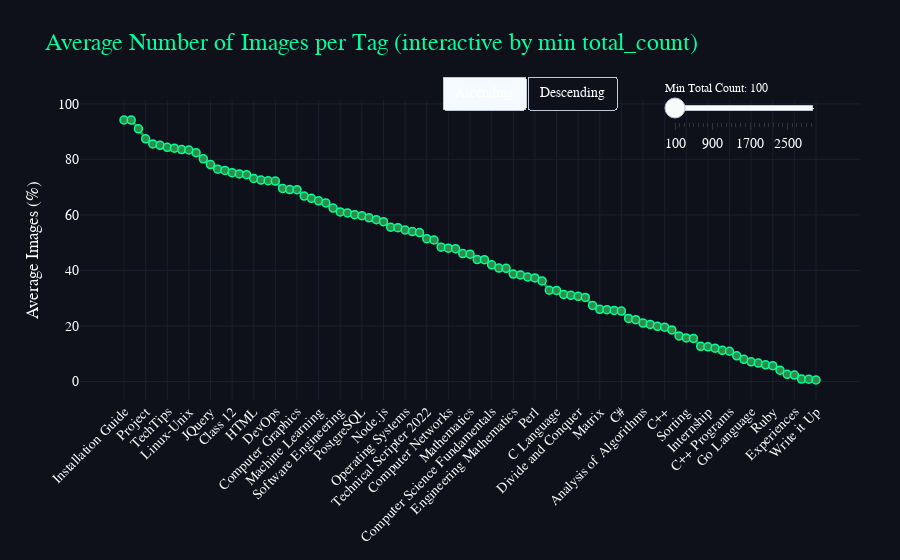

Here is the notebook cell this chart was saved with:
### Markdown cell above
## 1.6) Do certain categories tend to have more images than others?

### Code cell
# @title
import pandas as pd
import plotly.graph_objects as go

# Step 1: Aggregate data by tag
df_ = df.groupby('clean_tags')['no_of_images'].agg(
    avg_images='mean',
    total_count='count'
).reset_index()

# Convert avg_images to percentage
df_['avg_images_pct'] = (df_['avg_images'] * 100).round(2)

# Step 2: Futuristic theme colors
line_color = '#2F8D46'
bg_color = '#0F111A'
grid_color = '#1B1E2D'
font_color = '#FFFFFF'
fixed_line_width = 3  # Fixed line width

# Step 3: Slider values (100 to 3000)
min_count = 100
max_count = min(3000, df_['total_count'].max())
step = 100
slider_values = list(range(min_count, max_count + 1, step))

# Step 4: Create frames for each slider value
frames = []
for val in slider_values:
    df_filtered = df_[df_['total_count'] >= val].sort_values(by='avg_images', ascending=False)
    frames.append(
        go.Frame(
            name=str(val),
            data=[
                go.Scatter(
                    x=df_filtered['clean_tags'],
                    y=df_filtered['avg_images_pct'],
                    mode='lines+markers',
                    marker=dict(color=line_color, size=8, line=dict(color='#00FF9F', width=1.5)),
                    line=dict(color=line_color, width=fixed_line_width),
                    hovertemplate=(
                        '<b>%{x}</b><br>'
                        'Avg Images: %{y:.2f}%<br>'
                        'Total Count: %{customdata}<extra></extra>'
                    ),
                    customdata=df_filtered['total_count']
                )
            ]
        )
    )

# Step 5: Initial data (min_count, descending default)
initial_df = df_[df_['total_count'] >= min_count].sort_values(by='avg_images', ascending=False)

fig = go.Figure(
    data=[
        go.Scatter(
            x=initial_df['clean_tags'],
            y=initial_df['avg_images_pct'],
            mode='lines+markers',
            marker=dict(color=line_color, size=8, line=dict(color='#00FF9F', width=1.5)),
            line=dict(color=line_color, width=fixed_line_width),
            hovertemplate=(
                '<b>%{x}</b><br>'
                'Avg Images: %{y:.2f}%<br>'
                'Total Count: %{customdata}<extra></extra>'
            ),
            customdata=initial_df['total_count']
        )
    ],
    frames=frames
)

# Step 6: Update layout with slider and buttons
fig.update_layout(
    title='Average Number of Images per Tag (interactive by min total_count)',
    title_font=dict(family='Courier New, monospace', size=24, color='#00FF9F'),
    plot_bgcolor=bg_color,
    paper_bgcolor=bg_color,
    font=dict(family='Courier New, monospace', size=14, color=font_color),
    xaxis=dict(tickangle=-45, showgrid=True, gridcolor=grid_color, zeroline=False),
    yaxis=dict(title='Average Images (%)', showgrid=True, gridcolor=grid_color, zeroline=False),
    margin=dict(l=80, r=40, t=100, b=160),
    hoverlabel=dict(bgcolor='#1B1E2D', font_size=12, font_family='Courier New, monospace'),

    sliders=[{
        'active': 0,
        'x': 0.75,  # position of slider
        'y': 1.08,
        'len': 0.2,
        'pad': {'t': 0, 'b': 0},
        'currentvalue': {'prefix': 'Min Total Count: ', 'font': {'size': 12}},
        'steps': [
            {
                'method': 'animate',
                'label': str(val),
                'args': [[str(val)], {'mode': 'immediate', 'frame': {'duration': 0}}]
            } for val in slider_values
        ]
    }],

    updatemenus=[{
        'type': 'buttons',
        'x': 0.70,  # left of the slider
        'y': 1.08,
        'direction': 'left',
        'pad': {'r': 10, 't': 0},
        'buttons': [
            {
                'label': 'Ascending',
                'method': 'update',
                'args': [{
                    'x': [df_[df_['total_count'] >= min_count].sort_values(by='avg_images', ascending=True)['clean_tags']],
                    'y': [df_[df_['total_count'] >= min_count].sort_values(by='avg_images', ascending=True)['avg_images_pct']],
                    'customdata': [df_[df_['total_count'] >= min_count].sort_values(by='avg_images', ascending=True)['total_count']]
                }]
            },
            {
                'label': 'Descending',
                'method': 'update',
                'args': [{
                    'x': [df_[df_['total_count'] >= min_count].sort_values(by='avg_images', ascending=False)['clean_tags']],
                    'y': [df_[df_['total_count'] >= min_count].sort_values(by='avg_images', ascending=False)['avg_images_pct']],
                    'customdata': [df_[df_['total_count'] >= min_count].sort_values(by='avg_images', ascending=False)['total_count']]
                }]
            }
        ]
    }]
)

fig.show()

### Figure 1 — Plotly figure (JSON) as saved in the notebook; plotly's stock layout.template omitted (floating-point values rounded to 4 significant figures)
{"data": [{"customdata": [258, 635, 100, 556, 2780, 174, 1718, 163, 237, 1997, 125, 288, 727, 204, 19689, 121, 297, 286, 633, 164, 130, 169, 637, 5561, 152, 268, 623, 1283, 157, 759, 1811, 26906, 193, 211, 453, 1069, 278, 558, 756, 854, 261, 123, 103, 620, 372, 2906, 579, 17744, 1243, 1248, 228, 369, 9286, 1151, 323, 1006, 550, 236, 599, 143, 835, 325, 116, 101, 231, 197, 227, 7868, 7734, 1699, 141, 481, 133, 185, 186, 1840, 5775, 2300, 472, 729, 221, 112, 183, 410, 954, 1664, 125, 608, 604, 800, 1143, 14100, 425, 783, 1579, 826, 367], "hovertemplate": "<b>%{x}</b><br>Avg Images: %{y:.2f}%<br>Total Count: %{customdata}<extra></extra>", "line": {"color": "#2F8D46", "width": 3}, "marker": {"color": "#2F8D46", "line": {"color": "#00FF9F", "width": 1.5}, "size": 8}, "mode": "lines+markers", "type": "scatter", "x": ["Installation Guide", "ReactJS", "Web Tech", "Project", "GBlog", "Design Pattern", "TechTips", "GATE CS", "How To", "Linux-Unix", "MongoDB", "Python-pandas", "JQuery", "CSS", "Web Technologies", "Class 12", "Software Testing", "Artificial Intelligence", "HTML", "Websites & Apps", "GRE", "DevOps", "Data Science", "Technical Scripter", "Computer Graphics", "Ethical Hacking", "Computer Subject", "Machine Learning", "Compiler Design", "Computer Organization &amp; Architecture", "Software Engineering", "Picked", "Julia", "PostgreSQL", "Graph", "Android", "Node.js", "Aptitude", "Tree", "Operating Systems", "System Design", "Programming Language", "Technical Scripter 2022", "Flutter", "School Learning", "Computer Networks", "Kotlin", "Python", "Mathematics", "SQL", "Microsoft Azure", "Computer Science Fundamentals", "JavaScript", "DBMS", "Engineering Mathematics", "Difference Between", "R Language", "Perl", "Linked List", "Stack", "C Language", "C Programs", "Technical Scripter 2020", "Divide and Conquer", "Competitive Programming", "GATE", "Matrix", "Java", "Misc", "C#", "Pattern Searching", "PHP", "Analysis of Algorithms", "Technical Scripter 2018", "Geeks Premier League", "C++", "DSA", "Mathematical", "Sorting", "Dynamic Programming", "TypeScript", "Internship", "Hash", "Searching", "C++ Programs", "Strings", "Contest Experiences", "Go Language", "Bit Magic", "Greedy", "Ruby", "Interview Experiences", "Admission Experiences", "Experiences", "Scala", "Career-Advices", "Write it Up"], "y": [94.19, 94.17, 91.0, 87.41, 85.58, 85.06, 84.34, 84.05, 83.54, 83.38, 82.4, 80.21, 78.13, 76.47, 76.02, 75.21, 74.75, 74.48, 73.14, 72.56, 72.31, 72.19, 69.54, 69.12, 69.08, 66.79, 65.97, 65.08, 64.33, 62.45, 61.07, 60.73, 60.1, 59.72, 58.94, 58.28, 57.55, 55.56, 55.42, 54.57, 54.02, 53.66, 51.46, 50.97, 48.39, 48.04, 47.84, 46.06, 45.86, 43.91, 43.86, 42.01, 40.86, 40.75, 38.7, 38.37, 37.64, 37.29, 36.23, 32.87, 32.81, 31.38, 31.03, 30.69, 30.3, 27.41, 25.99, 25.85, 25.59, 25.37, 22.7, 22.25, 21.05, 20.54, 19.89, 19.57, 18.56, 16.43, 15.68, 15.5, 12.67, 12.5, 12.02, 11.22, 10.9, 9.25, 8.0, 7.07, 6.62, 6.0, 5.69, 4.07, 2.59, 2.3, 0.89, 0.85, 0.54]}], "layout": {"font": {"color": "#FFFFFF", "family": "Courier New, monospace", "size": 14}, "hoverlabel": {"bgcolor": "#1B1E2D", "font": {"family": "Courier New, monospace", "size": 12}}, "margin": {"b": 160, "l": 80, "r": 40, "t": 100}, "paper_bgcolor": "#0F111A", "plot_bgcolor": "#0F111A", "sliders": [{"active": 0, "currentvalue": {"font": {"size": 12}, "prefix": "Min Total Count: "}, "len": 0.2, "pad": {"b": 0, "t": 0}, "steps": [{"args": [["100"], {"frame": {"duration": 0}, "mode": "immediate"}], "label": "100", "method": "animate"}, {"args": [["200"], {"frame": {"duration": 0}, "mode": "immediate"}], "label": "200", "method": "animate"}, {"args": [["300"], {"frame": {"duration": 0}, "mode": "immediate"}], "label": "300", "method": "animate"}, {"args": [["400"], {"frame": {"duration": 0}, "mode": "immediate"}], "label": "400", "method": "animate"}, {"args": [["500"], {"frame": {"duration": 0}, "mode": "immediate"}], "label": "500", "method": "animate"}, {"args": [["600"], {"frame": {"duration": 0}, "mode": "immediate"}], "label": "600", "method": "animate"}, {"args": [["700"], {"frame": {"duration": 0}, "mode": "immediate"}], "label": "700", "method": "animate"}, {"args": [["800"], {"frame": {"duration": 0}, "mode": "immediate"}], "label": "800", "method": "animate"}, {"args": [["900"], {"frame": {"duration": 0}, "mode": "immediate"}], "label": "900", "method": "animate"}, {"args": [["1000"], {"frame": {"duration": 0}, "mode": "immediate"}], "label": "1000", "method": "animate"}, {"args": [["1100"], {"frame": {"duration": 0}, "mode": "immediate"}], "label": "1100", "method": "animate"}, {"args": [["1200"], {"frame": {"duration": 0}, "mode": "immediate"}], "label": "1200", "method": "animate"}, {"args": [["1300"], {"frame": {"duration": 0}, "mode": "immediate"}], "label": "1300", "method": "animate"}, {"args": [["1400"], {"frame": {"duration": 0}, "mode": "immediate"}], "label": "1400", "method": "animate"}, {"args": [["1500"], {"frame": {"duration": 0}, "mode": "immediate"}], "label": "1500", "method": "animate"}, {"args": [["1600"], {"frame": {"duration": 0}, "mode": "immediate"}], "label": "1600", "method": "animate"}, {"args": [["1700"], {"frame": {"duration": 0}, "mode": "immediate"}], "label": "1700", "method": "animate"}, {"args": [["1800"], {"frame": {"duration": 0}, "mode": "immediate"}], "label": "1800", "method": "animate"}, {"args": [["1900"], {"frame": {"duration": 0}, "mode": "immediate"}], "label": "1900", "method": "animate"}, {"args": [["2000"], {"frame": {"duration": 0}, "mode": "immediate"}], "label": "2000", "method": "animate"}, {"args": [["2100"], {"frame": {"duration": 0}, "mode": "immediate"}], "label": "2100", "method": "animate"}, {"args": [["2200"], {"frame": {"duration": 0}, "mode": "immediate"}], "label": "2200", "method": "animate"}, {"args": [["2300"], {"frame": {"duration": 0}, "mode": "immediate"}], "label": "2300", "method": "animate"}, {"args": [["2400"], {"frame": {"duration": 0}, "mode": "immediate"}], "label": "2400", "method": "animate"}, {"args": [["2500"], {"frame": {"duration": 0}, "mode": "immediate"}], "label": "2500", "method": "animate"}, {"args": [["2600"], {"frame": {"duration": 0}, "mode": "immediate"}], "label": "2600", "method": "animate"}, {"args": [["2700"], {"frame": {"duration": 0}, "mode": "immediate"}], "label": "2700", "method": "animate"}, {"args": [["2800"], {"frame": {"duration": 0}, "mode": "immediate"}], "label": "2800", "method": "animate"}, {"args": [["2900"], {"frame": {"duration": 0}, "mode": "immediate"}], "label": "2900", "method": "animate"}, {"args": [["3000"], {"frame": {"duration": 0}, "mode": "immediate"}], "label": "3000", "method": "animate"}], "x": 0.75, "y": 1.08}], "title": {"font": {"color": "#00FF9F", "family": "Courier New, monospace", "size": 24}, "text": "Average Number of Images per Tag (interactive by min total_count)"}, "updatemenus": [{"buttons": [{"args": [{"customdata": [[367, 826, 1579, 783, 425, 14100, 1143, 800, 604, 608, 125, 1664, 954, 410, 183, 112, 221, 729, 472, 2300, 5775, 1840, 186, 185, 133, 481, 141, 1699, 7734, 7868, 227, 197, 231, 101, 116, 325, 835, 143, 599, 236, 550, 1006, 323, 1151, 9286, 369, 228, 1248, 1243, 17744, 579, 2906, 372, 620, 103, 123, 261, 854, 756, 558, 278, 1069, 453, 211, 193, 26906, 1811, 759, 157, 1283, 623, 268, 152, 5561, 637, 169, 130, 164, 633, 286, 297, 121, 19689, 204, 727, 288, 125, 1997, 237, 163, 1718, 174, 2780, 556, 100, 635, 258]], "x": [["Write it Up", "Career-Advices", "Scala", "Experiences", "Admission Experiences", "Interview Experiences", "Ruby", "Greedy", "Bit Magic", "Go Language", "Contest Experiences", "Strings", "C++ Programs", "Searching", "Hash", "Internship", "TypeScript", "Dynamic Programming", "Sorting", "Mathematical", "DSA", "C++", "Geeks Premier League", "Technical Scripter 2018", "Analysis of Algorithms", "PHP", "Pattern Searching", "C#", "Misc", "Java", "Matrix", "GATE", "Competitive Programming", "Divide and Conquer", "Technical Scripter 2020", "C Programs", "C Language", "Stack", "Linked List", "Perl", "R Language", "Difference Between", "Engineering Mathematics", "DBMS", "JavaScript", "Computer Science Fundamentals", "Microsoft Azure", "SQL", "Mathematics", "Python", "Kotlin", "Computer Networks", "School Learning", "Flutter", "Technical Scripter 2022", "Programming Language", "System Design", "Operating Systems", "Tree", "Aptitude", "Node.js", "Android", "Graph", "PostgreSQL", "Julia", "Picked", "Software Engineering", "Computer Organization &amp; Architecture", "Compiler Design", "Machine Learning", "Computer Subject", "Ethical Hacking", "Computer Graphics", "Technical Scripter", "Data Science", "DevOps", "GRE", "Websites & Apps", "HTML", "Artificial Intelligence", "Software Testing", "Class 12", "Web Technologies", "CSS", "JQuery", "Python-pandas", "MongoDB", "Linux-Unix", "How To", "GATE CS", "TechTips", "Design Pattern", "GBlog", "Project", "Web Tech", "ReactJS", "Installation Guide"]], "y": [[0.54, 0.85, 0.89, 2.3, 2.59, 4.07, 5.69, 6, 6.62, 7.07, 8, 9.25, 10.9, 11.22, 12.02, 12.5, 12.67, 15.5, 15.68, 16.43, 18.56, 19.57, 19.89, 20.54, 21.05, 22.25, 22.7, 25.37, 25.59, 25.85, 25.99, 27.41, 30.3, 30.69, 31.03, 31.38, 32.81, 32.87, 36.23, 37.29, 37.64, 38.37, 38.7, 40.75, 40.86, 42.01, 43.86, 43.91, 45.86, 46.06, 47.84, 48.04, 48.39, 50.97, 51.46, 53.66, 54.02, 54.57, 55.42, 55.56, 57.55, 58.28, 58.94, 59.72, 60.1, 60.73, 61.07, 62.45, 64.33, 65.08, 65.97, 66.79, 69.08, 69.12, 69.54, 72.19, 72.31, 72.56, 73.14, 74.48, 74.75, 75.21, 76.02, 76.47, 78.13, 80.21, 82.4, 83.38, 83.54, 84.05, 84.34, 85.06, 85.58, 87.41, 91, 94.17, 94.19]]}], "label": "Ascending", "method": "update"}, {"args": [{"customdata": [[258, 635, 100, 556, 2780, 174, 1718, 163, 237, 1997, 125, 288, 727, 204, 19689, 121, 297, 286, 633, 164, 130, 169, 637, 5561, 152, 268, 623, 1283, 157, 759, 1811, 26906, 193, 211, 453, 1069, 278, 558, 756, 854, 261, 123, 103, 620, 372, 2906, 579, 17744, 1243, 1248, 228, 369, 9286, 1151, 323, 1006, 550, 236, 599, 143, 835, 325, 116, 101, 231, 197, 227, 7868, 7734, 1699, 141, 481, 133, 185, 186, 1840, 5775, 2300, 472, 729, 221, 112, 183, 410, 954, 1664, 125, 608, 604, 800, 1143, 14100, 425, 783, 1579, 826, 367]], "x": [["Installation Guide", "ReactJS", "Web Tech", "Project", "GBlog", "Design Pattern", "TechTips", "GATE CS", "How To", "Linux-Unix", "MongoDB", "Python-pandas", "JQuery", "CSS", "Web Technologies", "Class 12", "Software Testing", "Artificial Intelligence", "HTML", "Websites & Apps", "GRE", "DevOps", "Data Science", "Technical Scripter", "Computer Graphics", "Ethical Hacking", "Computer Subject", "Machine Learning", "Compiler Design", "Computer Organization &amp; Architecture", "Software Engineering", "Picked", "Julia", "PostgreSQL", "Graph", "Android", "Node.js", "Aptitude", "Tree", "Operating Systems", "System Design", "Programming Language", "Technical Scripter 2022", "Flutter", "School Learning", "Computer Networks", "Kotlin", "Python", "Mathematics", "SQL", "Microsoft Azure", "Computer Science Fundamentals", "JavaScript", "DBMS", "Engineering Mathematics", "Difference Between", "R Language", "Perl", "Linked List", "Stack", "C Language", "C Programs", "Technical Scripter 2020", "Divide and Conquer", "Competitive Programming", "GATE", "Matrix", "Java", "Misc", "C#", "Pattern Searching", "PHP", "Analysis of Algorithms", "Technical Scripter 2018", "Geeks Premier League", "C++", "DSA", "Mathematical", "Sorting", "Dynamic Programming", "TypeScript", "Internship", "Hash", "Searching", "C++ Programs", "Strings", "Contest Experiences", "Go Language", "Bit Magic", "Greedy", "Ruby", "Interview Experiences", "Admission Experiences", "Experiences", "Scala", "Career-Advices", "Write it Up"]], "y": [[94.19, 94.17, 91, 87.41, 85.58, 85.06, 84.34, 84.05, 83.54, 83.38, 82.4, 80.21, 78.13, 76.47, 76.02, 75.21, 74.75, 74.48, 73.14, 72.56, 72.31, 72.19, 69.54, 69.12, 69.08, 66.79, 65.97, 65.08, 64.33, 62.45, 61.07, 60.73, 60.1, 59.72, 58.94, 58.28, 57.55, 55.56, 55.42, 54.57, 54.02, 53.66, 51.46, 50.97, 48.39, 48.04, 47.84, 46.06, 45.86, 43.91, 43.86, 42.01, 40.86, 40.75, 38.7, 38.37, 37.64, 37.29, 36.23, 32.87, 32.81, 31.38, 31.03, 30.69, 30.3, 27.41, 25.99, 25.85, 25.59, 25.37, 22.7, 22.25, 21.05, 20.54, 19.89, 19.57, 18.56, 16.43, 15.68, 15.5, 12.67, 12.5, 12.02, 11.22, 10.9, 9.25, 8, 7.07, 6.62, 6, 5.69, 4.07, 2.59, 2.3, 0.89, 0.85, 0.54]]}], "label": "Descending", "method": "update"}], "direction": "left", "pad": {"r": 10, "t": 0}, "type": "buttons", "x": 0.7, "y": 1.08}], "xaxis": {"gridcolor": "#1B1E2D", "showgrid": true, "tickangle": -45, "zeroline": false}, "yaxis": {"gridcolor": "#1B1E2D", "showgrid": true, "title": {"text": "Average Images (%)"}, "zeroline": false}}}
